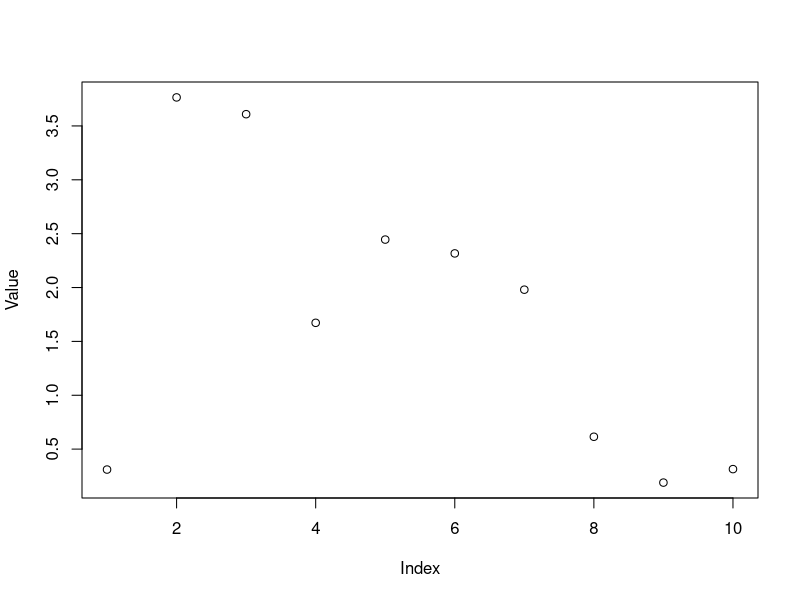

This figure's R source:
## ---- chunk 1
# We set the seed here
set.seed(1)
k <- 1
ylab <-  "Value" # set elsewhere
theta <- 2
x <- rgamma(10, shape=k, scale=theta)
print(x)
## ---- chunk 2
gammadataplot_cap <- paste0("Gamma data for $\\Gamma(", k, ", ", theta, ")$")
## ---- chunk 3
#could have set:
#fig.cap="Gamma data for $\\Gamma(1, 2)$"
set.seed(1)
x <- rgamma(10, shape=k, scale=theta)
plot(x, ylab="Value", xlab="Index")
